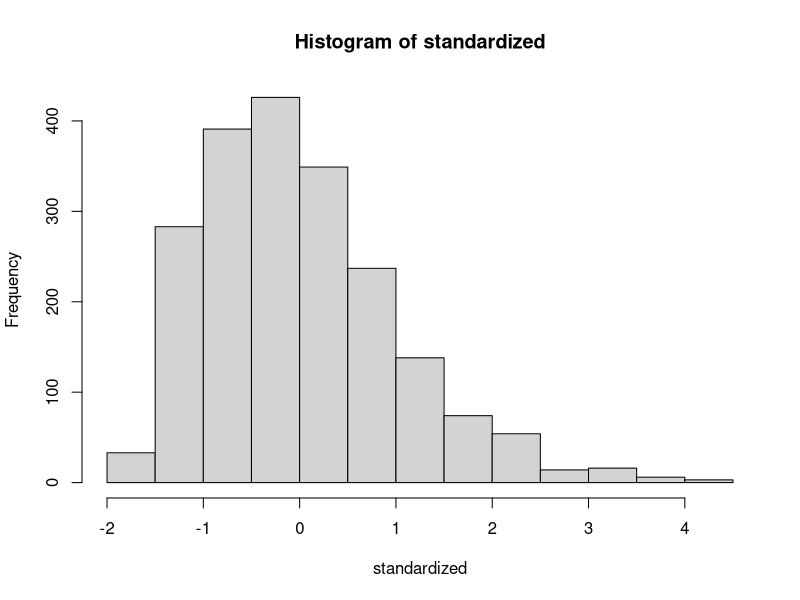
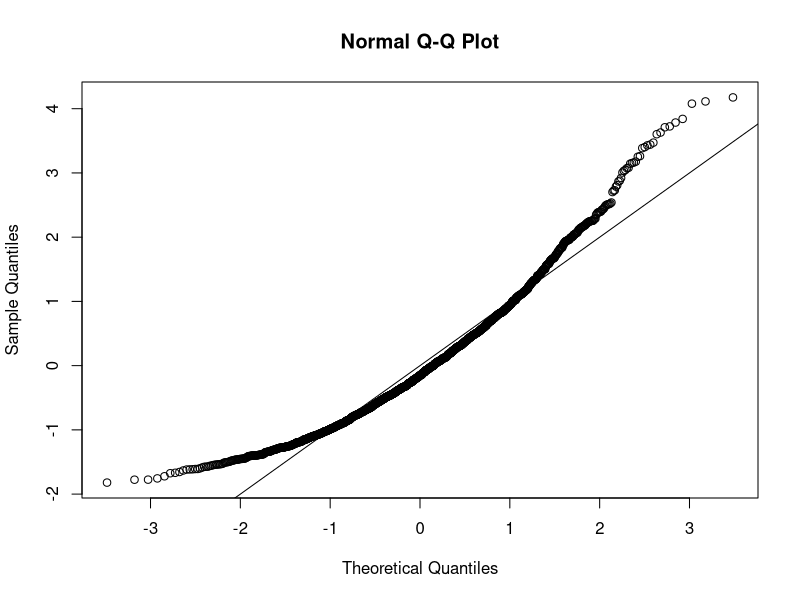
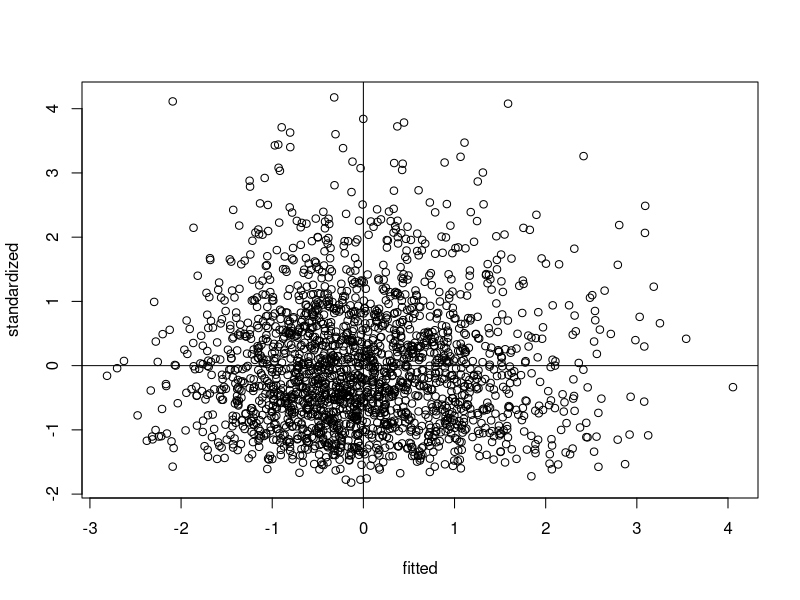
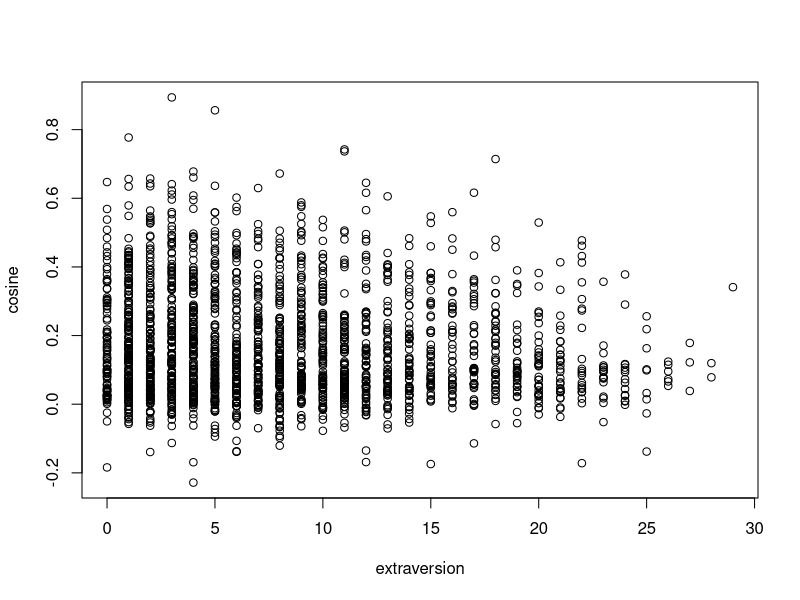

Generate these figures, in order, with R:
#####Author's Note#####
###Inferential Analysis of MLSA###
###Created 02/18 by Caleb Marshall (marshall628@live.missouristate.edu)###

####Set working directory and source file####
#setwd("~/Desktop/Lab Work/Caleb/Caleb Distinction")

master = read.csv("../Analysis Final MLSA.csv")

#install.packages("nlme")
#install.packages("reshape")
library(nlme)
library(reshape)

####Accuracy####
summary(master)
##This dataset is accurate##


####Outliers####
mahal = mahalanobis(master[, -c(1:4)],
                    colMeans(master[, -c(1:4)], na.rm = TRUE),
                    cov(master[, -c(1:4)], use = "pairwise.complete.obs"))
cutoff = qchisq(1-.001, ncol(master[, -c(1:4)]))

summary(mahal < cutoff)
noout = master[mahal < cutoff,]


####Assumptions####
###Multicollinearity###
correlation = cor(master[, -c(1:4)], use = "pairwise.complete.obs")
symnum(correlation)

###Set-up###
random = rchisq(nrow(master), 7)
fake = lm(random ~ ., data = master[,-c(1:4)])
fitted = scale(fake$fitted.values)
standardized = rstudent(fake)

###Normality###
hist(standardized)

###Linearity###
qqnorm(standardized)
abline(0,1)

###Heteroz vs. Homoz###
plot(fitted, standardized)
abline(0,0)
abline(v = 0)

psych::describe(noout$cosine)
# psych::describe(noout$openness)
# psych::describe(noout$extraversion)
# psych::describe(noout$agreeableness)
# psych::describe(noout$conscientiousness)
# psych::describe(noout$emotional_stability)

######Analysis######
####Initial Models####
###Intercept only Linear Model###
model1 = gls(cosine ~ 1,
             data = master,
             method = "ML",
             na.action = "na.omit")
summary(model1)

###Random Intercept Model###
model2 = lme(cosine ~ 1,
          data = master,
          method = "ML",
          na.action = "na.omit",
          random = ~1|male_partno)
summary(model2)

####Openness####
###Random Intercept with Predictor###
ope_model1 = lme(cosine ~ openness,
             data = master,
             method = "ML",
             na.action = "na.omit",
             random = ~1|male_partno)
summary(ope_model1)

ope_model12 = lme(cosine ~ scale(openness),
                 data = master,
                 method = "ML",
                 na.action = "na.omit",
                 random = ~1|male_partno)
summary(ope_model12)

##Anova for comparison##
anova(model1, model2, ope_model1)

####Extraversion####
###Random Intercept with Predictor###
ext_model1 = lme(cosine ~ extraversion,
             data = master,
             method = "ML",
             na.action = "na.omit",
             random = ~1|male_partno)
summary(ext_model1)

with(master, plot(extraversion, cosine))

ext_model12 = lme(cosine ~ scale(extraversion),
                 data = master,
                 method = "ML",
                 na.action = "na.omit",
                 random = ~1|male_partno)
summary(ext_model12)

###Model ANOVA###
anova(model1, model2, ext_model1)

####Agreeableness####
options(scipen = 999)
###Random Intercept with Predictor###
agrb_model1 = lme(cosine ~ agreeableness,
                  data = master,
                  method = "ML",
                  na.action = "na.omit",
                  random = ~1|male_partno)
summary(agrb_model1)

agrb_model12 = lme(cosine ~ scale(agreeableness),
                  data = master,
                  method = "ML",
                  na.action = "na.omit",
                  random = ~1|male_partno)
summary(agrb_model12)

###Model ANOVA###
anova(model1, model2, agrb_model1)

####Conscientiousness####
###Random Intercept with Predictor###
conscs_model1 = lme(cosine ~ conscientiousness,
                  data = master,
                  method = "ML",
                  na.action = "na.omit",
                  random = ~1|male_partno)
summary(conscs_model1)

conscs_model12 = lme(cosine ~ scale(conscientiousness),
                    data = master,
                    method = "ML",
                    na.action = "na.omit",
                    random = ~1|male_partno)
summary(conscs_model12)

###Model ANOVA###
anova(model1, model2, conscs_model1)

####Emotional-Stability####
###Random Intercept with Predictor###
emo_model1 = lme(cosine ~ emotional_stability,
                    data = master,
                    method = "ML",
                    na.action = "na.omit",
                    random = ~1|male_partno)
summary(emo_model1)

emo_model12 = lme(cosine ~ scale(emotional_stability),
                 data = master,
                 method = "ML",
                 na.action = "na.omit",
                 random = ~1|male_partno)
summary(emo_model12)

###Model ANOVA###
anova(model1, model2, emo_model1)
